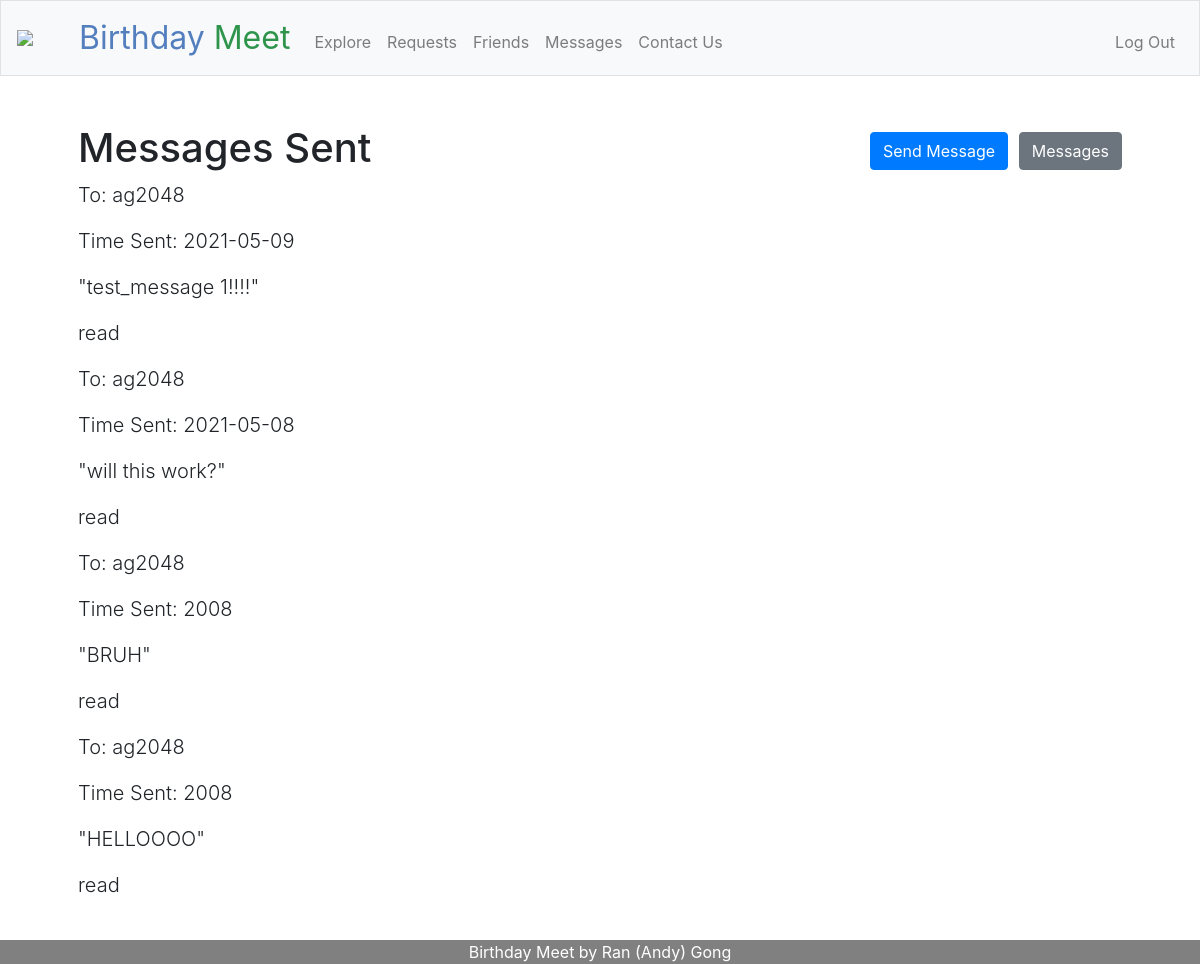
Before: /sent (signed in) with the older database file.
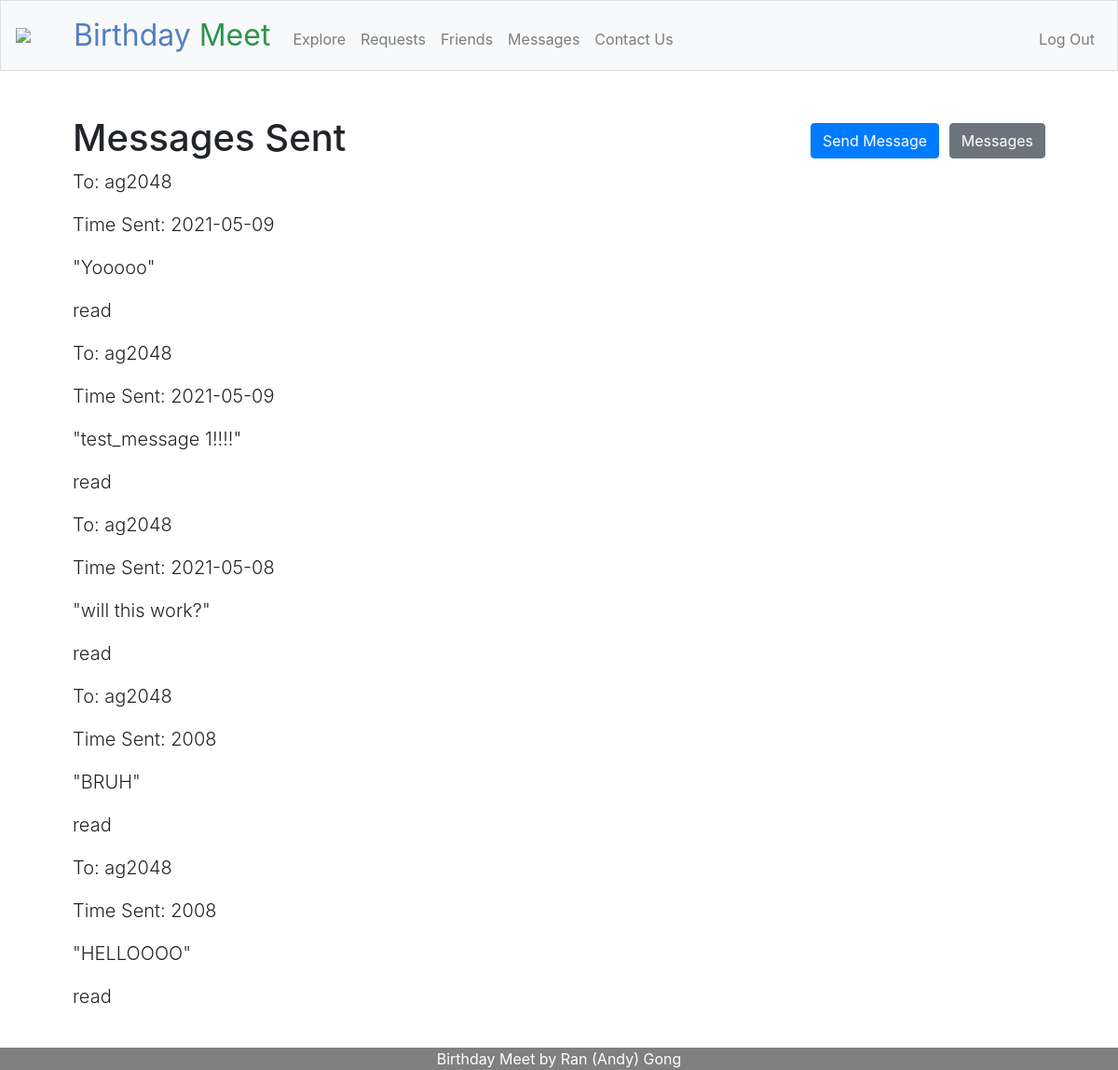
After: the same page with the newer database file.
### tables this page shows
CREATE TABLE users (id INTEGER, username TEXT NOT NULL, hash TEXT NOT NULL, month INTEGER NOT NULL, day INTEGER NOT NULL, PRIMARY KEY(id));

CREATE TABLE messages (
        id INTEGER,
        sender_id INTEGER NOT NULL,
        receiver_id INTEGER NOT NULL,
        message_text TEXT NOT NULL,
        when_sent DATE NOT NULL,
        is_read BIT NOT NULL,
        FOREIGN KEY (sender_id) REFERENCES users (id),
        FOREIGN KEY (receiver_id) REFERENCES users (id),
        PRIMARY KEY(id)
    );

### app.py (the view)
@app.route("/sent")
@login_required
def sent():
    list_of_messages_info = []
    list_of_messages_from_database = db.execute("SELECT * FROM messages WHERE sender_id = ?", session.get("user_id"))
    for message_from_database in list_of_messages_from_database:
        receiver_username = db.execute("SELECT * FROM users WHERE id = ?", message_from_database["receiver_id"])[0]["username"]
        is_read = (message_from_database["is_read"] == 1)
        list_of_messages_info.append({
            "message": message_from_database["message_text"],
            "id": message_from_database["id"],
            "receiver_username": receiver_username,
            "time_sent": message_from_database["when_sent"],
            "is_read": is_read
        })
    list_of_messages_info.reverse()
    return render_template("sent.html", list_of_messages_info=list_of_messages_info)

### app.py (called while the page is built)
@app.after_request
def after_request(response):
    response.headers["Cache-Control"] = "no-cache, no-store, must-revalidate"
    response.headers["Expires"] = 0
    response.headers["Pragma"] = "no-cache"
    return response

def login_required(f):
    @wraps(f)
    def decorated_function(*args, **kwargs):
        if session.get("user_id") is None:
            flash("You are currently not logged in!")
            return redirect("/login")
        return f(*args, **kwargs)
    return decorated_function

### templates/sent.html (shortened to what this page needs)
{% extends "layout.html" %}
{% block main %}
<h1>
    <span class="display-5 fw-bold">Messages Sent</span>
    <div class="float-right">
        <a href="/send"><button class="btn btn-primary">Send Message</button></a>
        <a href="/messages"><button class="btn btn-secondary">Messages</button></a>
    </div>
</h1>
{% if list_of_messages_info %}
    {% for message in list_of_messages_info %}
        <p class="lead">
            To: {{ message.receiver_username }}
        </p>
        <p class="lead">
            Time Sent: {{ message.time_sent }}
        </p>
        <p class="lead">
            "{{ message.message }}"
        </p>
        {% if message.is_read %}
            <p class="lead">
                read
            </p>
        {% else %}
            <p class="lead">
                unread
            </p>
        {% endif %}
    {% endfor %}
{% else %}
    You have not yet sent any message
{% endif %}
{% endblock %}

Changed rows visible on the page:
added messages: time_sent "2021-05-09", message "Yooooo"
Other visible differences:
new list line: "To: Time Sent: \" \" read"
new list line: "ag2048"
